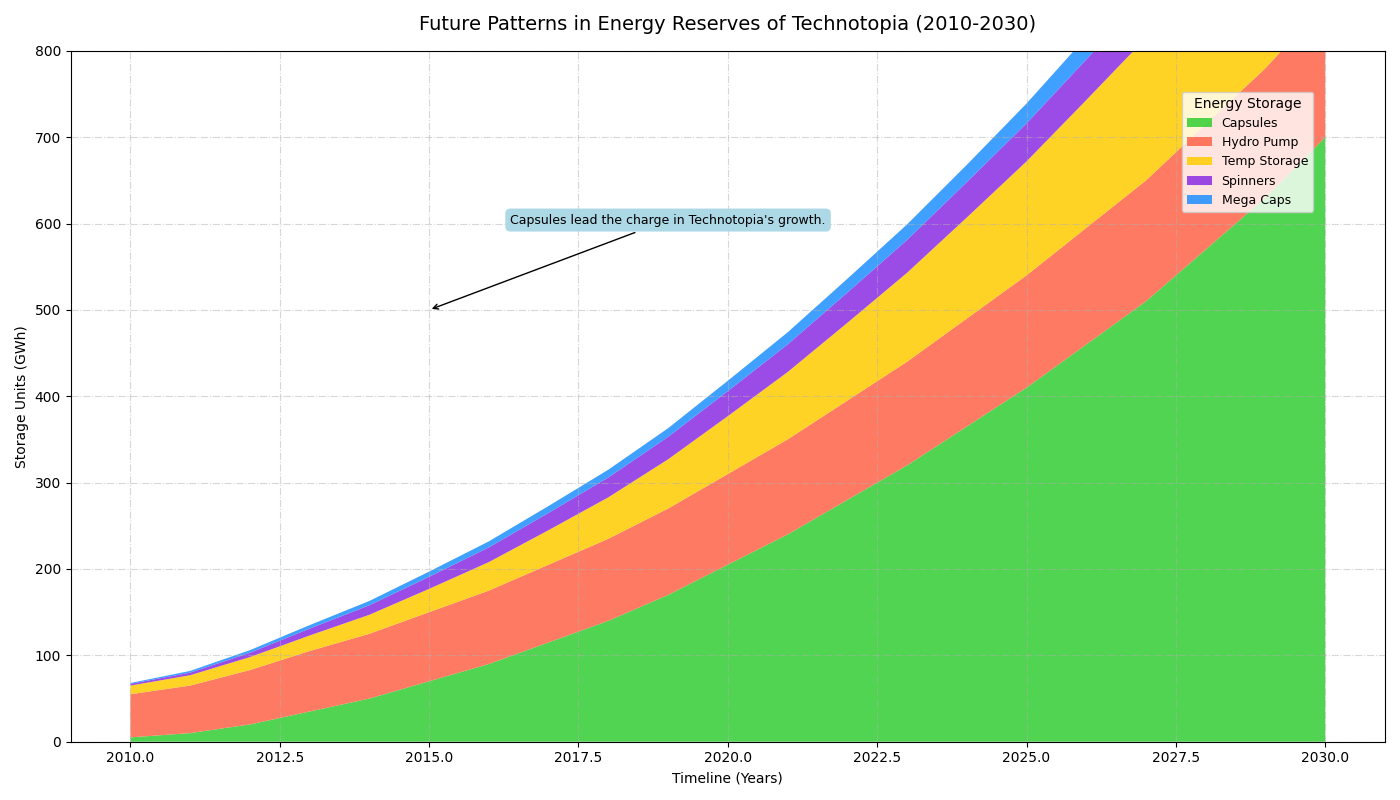

Python code for this plot:
import matplotlib.pyplot as plt
import numpy as np

years = np.arange(2010, 2031)
batteries = np.array([5, 10, 20, 35, 50, 70, 90, 115, 140, 170, 205, 240, 280, 320, 365, 410, 460, 510, 570, 630, 700])
pumped_hydro = np.array([50, 55, 63, 70, 75, 80, 85, 90, 95, 100, 105, 110, 115, 120, 125, 130, 135, 140, 145, 150, 155])
thermal_storage = np.array([10, 12, 15, 18, 22, 27, 33, 40, 48, 57, 67, 78, 90, 103, 117, 132, 148, 165, 183, 202, 222])
flywheels = np.array([2, 3, 5, 8, 11, 14, 17, 20, 23, 26, 29, 32, 35, 38, 41, 44, 47, 50, 53, 56, 59])
supercapacitors = np.array([1, 2, 3, 4, 5, 6, 7, 8, 9, 10, 12, 14, 16, 18, 20, 23, 26, 29, 33, 37, 42])

storage_data = np.vstack((batteries, pumped_hydro, thermal_storage, flywheels, supercapacitors))

fig, ax1 = plt.subplots(figsize=(14, 8))

ax1.stackplot(years, storage_data, labels=['Capsules', 'Hydro Pump', 'Temp Storage', 'Spinners', 'Mega Caps'],
              colors=['#32CD32', '#FF6347', '#FFCC00', '#8A2BE2', '#1E90FF'], alpha=0.85)

ax1.set_title('Future Patterns in Energy Reserves of Technotopia (2010-2030)', fontsize=14, fontweight='normal', pad=15)
ax1.set_xlabel('Timeline (Years)', fontsize=10)
ax1.set_ylabel('Storage Units (GWh)', fontsize=10)

ax1.legend(loc='upper right', fontsize=9, bbox_to_anchor=(0.95, 0.95), title='Energy Storage')

ax1.grid(True, linestyle='-.', alpha=0.5)
ax1.set_ylim(0, 800)

summary_text = "Capsules lead the charge in Technotopia's growth."
ax1.annotate(summary_text, xy=(2015, 500), xytext=(2019, 600),
             bbox=dict(boxstyle="round,pad=0.4", edgecolor='none', facecolor='lightblue'),
             arrowprops=dict(facecolor='blue', arrowstyle='->'),
             fontsize=9, ha='center')

plt.tight_layout()
plt.show()
